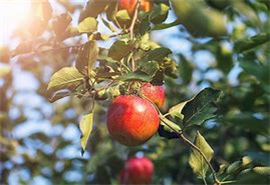
#> input picture 第一问的求解1/extracted_images/Attachment 1/1.jpg, 270 x 185 px
$ python -i 1.py   (imports and definitions only)
#> lines starting #> are read from the running program, lines starting #| are printed output that depends on the picture; after the words box and inside, x2 and y2 are one past the last pixel; in counts of white or black regions, pixels touching at a corner belong together
import zipfile
import os

# Path to the uploaded zip file
zip_file_path = 'Attachment 1.zip'
extracted_folder_path = 'extracted_images'

# Extracting the zip file
# [2 lines not run here, left out]

# Listing the extracted files
extracted_files = os.listdir(extracted_folder_path)
# [2 lines not run here, left out]

import cv2
import numpy as np
import matplotlib.pyplot as plt
plt.rcParams['font.sans-serif'] = ['SimSun']  # 指定英文字体为Times New Roman
plt.rcParams['axes.unicode_minus'] = False    # 解决负数坐标轴显示问题
plt.rcParams['font.size'] = 15                # 指定字号

def improved_apple_area_calculation(image_path):
    """
    改进的方法来计算图片中苹果的面积，考虑到苹果颜色的多样性和背景的影响。

    :param image_path: 图片的路径
    :return: 苹果的二维面积（像素单位）
    """
    # 读取图片
    image = cv2.imread(image_path)
#> image is the input picture: shape (185, 270, 3); mean B, G, R 102.7, 122.4, 127.6
    # 转换到HSV色彩空间
    hsv = cv2.cvtColor(image, cv2.COLOR_BGR2HSV)
#> hsv: shape (185, 270, 3); mean H, S, V 51.8, 87.8, 140.4

    # 定义红色和青色苹果的颜色范围
    # 红色苹果
    lower_red1 = np.array([0, 100, 100])
    upper_red1 = np.array([10, 255, 255])
    lower_red2 = np.array([160, 100, 100])
    upper_red2 = np.array([180, 255, 255])
    # 青色苹果
    lower_green = np.array([35, 100, 100])
    upper_green = np.array([85, 255, 255])

    # 创建红色和青色的掩码
    mask_red1 = cv2.inRange(hsv, lower_red1, upper_red1)
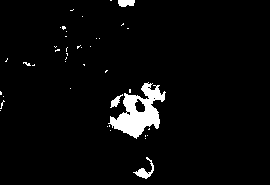
#> mask_red1: shape (185, 270); 3.9% white; 42 white regions (38 under 20 px), largest, box (x1, y1, x2, y2) and area: (108, 82, 166, 139) 1478, (133, 157, 154, 179) 143, (118, 0, 135, 7) 100, (110, 94, 123, 108) 74
    mask_red2 = cv2.inRange(hsv, lower_red2, upper_red2)
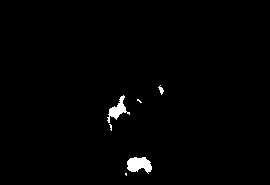
#> mask_red2: shape (185, 270); 1.2% white; 6 white regions (3 under 20 px), largest, box (x1, y1, x2, y2) and area: (127, 157, 152, 174) 296, (107, 95, 130, 123) 226, (158, 85, 164, 95) 28
    mask_green = cv2.inRange(hsv, lower_green, upper_green)
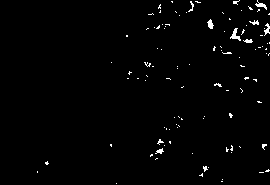
#> mask_green: shape (185, 270); 1.4% white in thin lines or dots, all inside (x1, y1, x2, y2) = (37, 0, 270, 184)
    mask = mask_red1 + mask_red2 + mask_green
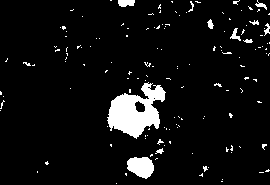
#> mask: shape (185, 270); 6.5% white; 145 white regions (134 under 20 px)

    # 应用掩码
    masked_image = cv2.bitwise_and(image, image, mask=mask)
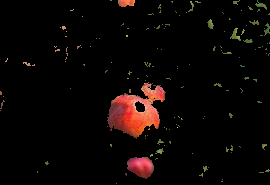
#> masked_image: shape (185, 270, 3); mean B, G, R 4.4, 6, 11.3

    # 转换为灰度图像并应用阈值
    gray = cv2.cvtColor(masked_image, cv2.COLOR_BGR2GRAY)
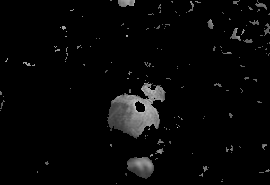
#> gray: shape (185, 270); min 0, max 220, mean 7.4
    _, thresh = cv2.threshold(gray, 1, 255, cv2.THRESH_BINARY)

    # 查找轮廓并计算面积
    contours, _ = cv2.findContours(thresh, cv2.RETR_TREE, cv2.CHAIN_APPROX_SIMPLE)
#> contours = 148 contours, 140 with area under 20; largest, box (x1, y1, x2, y2) and area: (107, 82, 166, 139) 1794, (127, 157, 154, 179) 404, (134, 100, 146, 113) 95, (118, 0, 135, 7) 79, (230, 28, 241, 41) 42, (207, 19, 214, 29) 30, (255, 0, 267, 10) 26, (264, 23, 270, 36) 24
    areas = [cv2.contourArea(c) for c in contours]
#> areas = 148 values, max 1793.5 at index 53, min 0 at index 0, mean 18.29
    apple_area = max(areas) if areas else 0
#> apple_area = 1793.5

    return apple_area

inner_folder_path = os.path.join(extracted_folder_path, os.listdir(extracted_folder_path)[0])
inner_extracted_files = os.listdir(inner_folder_path)

# 计算每张图片中苹果的面积
improved_apple_areas = []
# [7 lines not run here, left out]

## 假设的面积到质量的转换比例
area_to_mass_ratio = 0.005  # 示例值，可根据实际情况调整

# 将面积转换为质量
apple_masses = [area * area_to_mass_ratio for area in improved_apple_areas]

# 绘制直方图
# [7 lines not run here, left out]

>>> result = improved_apple_area_calculation('../第一问的求解1/extracted_images/Attachment 1/1.jpg')
#> result = 1793.5
